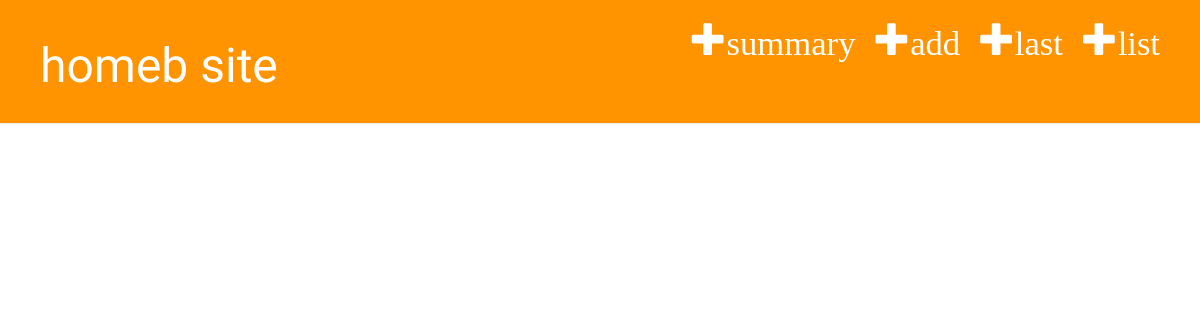
The page /zakup/last/ on the database as committed earlier.
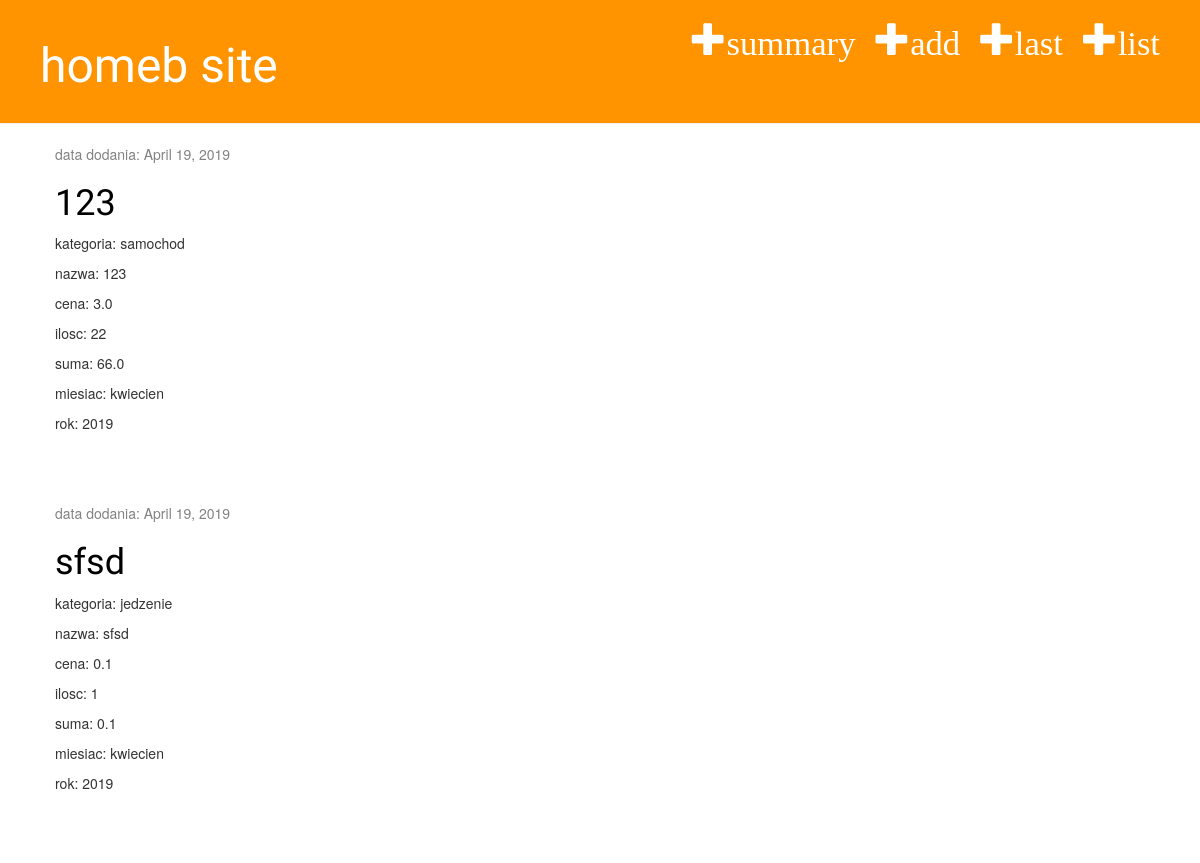
The same page on the database as committed later.
### homeb_app/models.py (models this page shows, shortened)
class Zakup(models.Model):
    category = models.ForeignKey(Kategoria, on_delete=models.CASCADE, default=1)
    month = models.ForeignKey(Miesiac, on_delete=models.CASCADE)
    year = models.IntegerField()
    name = models.CharField(max_length=30)
    price = models.FloatField(default=0.1)
    quantity = models.IntegerField(default=1)
    total= models.FloatField(default=0.1)
    date = models.DateField(auto_now_add=True, blank=True)
    def amount(self):
        value = (self.price * self.quantity)
        return value

class Kategoria(models.Model):
    name = models.CharField(max_length=30)
    def __str__(self):
        return self.name

class Miesiac(models.Model):
    name = models.CharField(max_length=15)
    def __str__(self):
        return self.name

### homeb_app/views.py (the view)
# urls.py: path('zakup/last/', views.zakup_last, name='zakup_last'),
def zakup_last(request):
    last = Zakup.objects.filter(month=datetime.datetime.now().month).order_by('-id')[:10]
    return render(request, 'homeb_app/zakup_last.html', {'last': last})

### homeb_app/templates/homeb_app/zakup_last.html
{% extends 'homeb_app/base.html' %}
    {% block content %}
        {% for l in last %}
        <div class="post">
            <div class="date">
                <p>data dodania: {{ l.date }}</p>
            </div>
            <h1><a href="{% url 'zakup_detail' pk=l.pk %}">{{ l.name }}</a></h1>
                <p>kategoria: {{ l.category }}</p>
                <p>nazwa: {{ l.name }}</p>
                <p>cena: {{ l.price }}</p>
                <p>ilosc: {{ l.quantity }}</p>
                <p>suma: {{ l.amount }}</p>
                <p>miesiac: {{ l.month }}</p>
                <p>rok: {{ l.year }}</p>
            </div>
        {% endfor %}
    {% endblock %}

### homeb_app/templates/homeb_app/base.html (shortened to what this page needs)
{% load static %}
<html>
    <head>
        <link rel="stylesheet" href="//maxcdn.bootstrapcdn.com/bootstrap/3.2.0/css/bootstrap.min.css">
        <link rel="stylesheet" href="//maxcdn.bootstrapcdn.com/bootstrap/3.2.0/css/bootstrap-theme.min.css">
        <link rel="stylesheet" href="{% static 'css/homeb.css' %}">
    </head>
    <body>
        <div class="page-header">
            <a href="{% url 'zakup_list' %}" class="top-menu"><span class="glyphicon glyphicon-plus">list</span></a>
            <a href="{% url 'zakup_last' %}" class="top-menu"><span class="glyphicon glyphicon-plus">last</span></a>
            <a href="{% url 'zakup_nowy' %}" class="top-menu"><span class="glyphicon glyphicon-plus">add</span></a>
            <a href="{% url 'zakup_month' %}" class="top-menu"><span class="glyphicon glyphicon-plus">summary</span></a>
            <h1><a href="/">homeb site</a></h1>
        </div>
        <div class="content container">
            <div class="row">
                <div class="col-md-8">
                {% block content %}
                {% endblock %}
                </div>
            </div>
        </div>
    </body>
</html>

### homeb_app/static/css/homeb.css (style rules this page uses)
.page-header { background-color: #ff9400; margin-top: 0; padding: 20px 20px 20px 40px; }
.page-header h1, .page-header h1 a, .page-header h1 a:visited, .page-header h1 a:active { color: #ffffff; font-size: 36pt; text-decoration: none; }
.content { margin-left: 40px; }
h1, h2, h3, h4 { font-family: 'Lobster', cursive; }
.date { color: #828282; }
.top-menu, .top-menu:hover, .top-menu:visited { color: #ffffff; float: right; font-size: 26pt; margin-right: 20px; }
.post { margin-bottom: 70px; }
.post h1 a, .post h1 a:visited { color: #000000; }

Rows that differ between the two databases and show on the page:
added Zakup: date "April 19, 2019", name "123", category "samochod", price "3.0", quantity "22", amount "66.0", month "kwiecien", year "2019"
added Zakup: date "April 19, 2019", name "sfsd", category "jedzenie", price "0.1", quantity "1", amount "0.1", month "kwiecien", year "2019"
